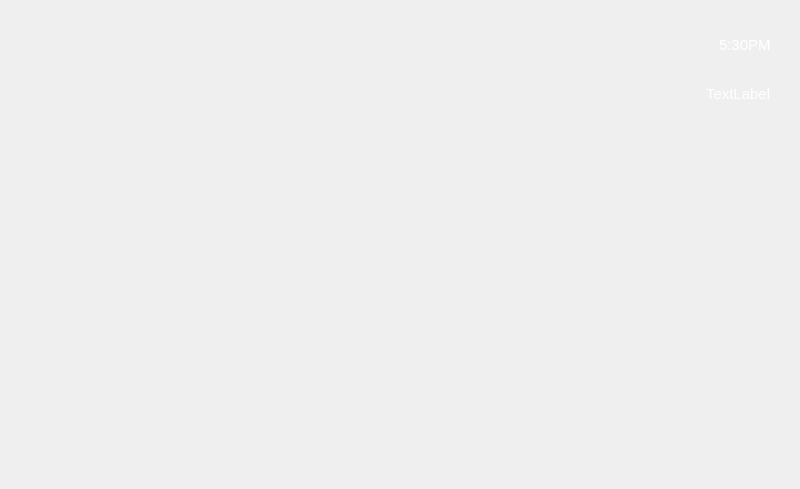
<?xml version="1.0" encoding="UTF-8"?>
<ui version="4.0">
 <class>Form</class>
 <widget class="QWidget" name="Form">
  <property name="geometry">
   <rect>
    <x>0</x>
    <y>0</y>
    <width>800</width>
    <height>489</height>
   </rect>
  </property>
  <property name="minimumSize">
   <size>
    <width>0</width>
    <height>0</height>
   </size>
  </property>
  <property name="maximumSize">
   <size>
    <width>1677725</width>
    <height>1677725</height>
   </size>
  </property>
  <property name="windowTitle">
   <string>Form</string>
  </property>
  <property name="styleSheet">
   <string notr="true"/>
  </property>
  <layout class="QGridLayout" name="gridLayout">
   <item row="0" column="0">
    <widget class="QWidget" name="widget" native="true">
     <property name="styleSheet">
      <string notr="true">border-radius:15px;</string>
     </property>
     <layout class="QVBoxLayout" name="verticalLayout">
      <item>
       <widget class="QFrame" name="frame_2">
        <property name="maximumSize">
         <size>
          <width>16777215</width>
          <height>50</height>
         </size>
        </property>
        <property name="styleSheet">
         <string notr="true"/>
        </property>
        <property name="frameShape">
         <enum>QFrame::StyledPanel</enum>
        </property>
        <property name="frameShadow">
         <enum>QFrame::Raised</enum>
        </property>
        <layout class="QGridLayout" name="gridLayout_2">
         <item row="0" column="0" alignment="Qt::AlignRight">
          <widget class="QLabel" name="label">
           <property name="styleSheet">
            <string notr="true">color:rgb(255,255,255);
font-size:15px;</string>
           </property>
           <property name="text">
            <string>5:30PM</string>
           </property>
          </widget>
         </item>
        </layout>
       </widget>
      </item>
      <item>
       <widget class="QFrame" name="frame_3">
        <property name="frameShape">
         <enum>QFrame::StyledPanel</enum>
        </property>
        <property name="frameShadow">
         <enum>QFrame::Raised</enum>
        </property>
        <layout class="QGridLayout" name="gridLayout_3">
         <item row="0" column="0" alignment="Qt::AlignRight|Qt::AlignTop">
          <widget class="QLabel" name="label_2">
           <property name="styleSheet">
            <string notr="true">color:rgb(255,255,255);
font-size:15px;</string>
           </property>
           <property name="text">
            <string>TextLabel</string>
           </property>
          </widget>
         </item>
        </layout>
       </widget>
      </item>
     </layout>
    </widget>
   </item>
  </layout>
 </widget>
 <resources/>
 <connections/>
</ui>
